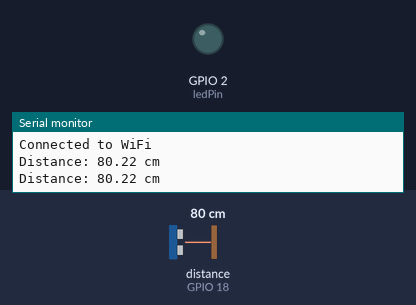
A program run on a simulated ESP32. On the bench: output pins drawn as LEDs (lit = HIGH), the last lines printed to the serial monitor. Wiring (from diagram.json): ultrasonic range finder: trigger GPIO 5; echo GPIO 18. Inputs (shaded band) come from the test bench; at power-on: distance to the obstacle (sensor on GPIO 18) 80 cm. The echo pulse lasts 58.3 µs per cm; WiFi joins after 1.5 s; servers stay silent unless stated; pins used as bus, display or sensor lines are not drawn.

Above: at 3.2 s.
3.3 s: distance to the obstacle (sensor on GPIO 18) set to 22 cm
5.2 s: distance to the obstacle (sensor on GPIO 18) set to 18 cm
At 7.1 s:
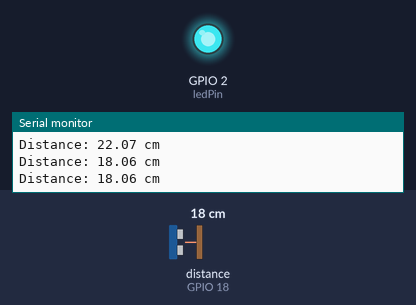
7.5 s: distance to the obstacle (sensor on GPIO 18) set to 35 cm
At 8.8 s:
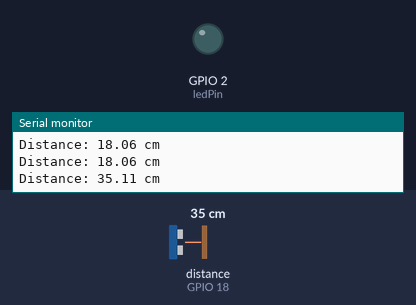
Timing chart, 0 to 10.5 s (numbered marks = the images above; inputs shaded):
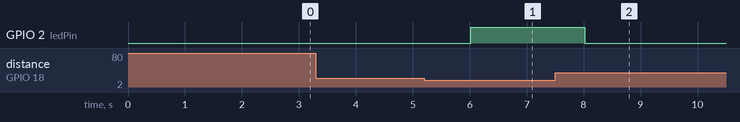

Measured:
- the behaviour switches between 20 and 19 cm on distance to the obstacle (sensor on GPIO 18) (found by bisection; images 0 and 1)
- after the input at 5.2 s, GPIO 2 (ledPin): LOW → HIGH after 0.82 s
- after the input at 7.5 s, GPIO 2 (ledPin): HIGH → LOW after 0.52 s

The program:

main.cpp
```cpp
#include <Arduino.h>
#include <WiFi.h>
#include <HTTPClient.h>
#include <ArduinoJson.h>


// הגדרות החיישן וה-WiFi
const int trigPin = 5;
const int echoPin = 18;
const int ledPin = 2;
const int dangerousDistance = 10;
const int forbiddenDistance = 20;
const char* ssid = "Wokwi-GUEST";
const char* password = "";


float distance = 0;

void setup() {
  Serial.begin(9600);
  pinMode(trigPin, OUTPUT);
  pinMode(echoPin, INPUT);
  pinMode(ledPin, OUTPUT);

  // התחברות לרשת ה-WiFi
  WiFi.begin(ssid, password);
  while (WiFi.status() != WL_CONNECTED) {
    delay(1000);
    Serial.println("Connecting to WiFi...");
  }
  Serial.println("Connected to WiFi");
}

void loop() {
  // שליחת פולס קצר להפעלת החיישן
  digitalWrite(trigPin, LOW);
  delayMicroseconds(2);
  digitalWrite(trigPin, HIGH);
  delayMicroseconds(10);
  digitalWrite(trigPin, LOW);

  // מדידת הזמן שלוקח לפולס לחזור
  long duration = pulseIn(echoPin, HIGH);

  // חישוב המרחק בסנטימטרים
  distance = duration * 0.0344 / 2;

  // הצגת הערך שהתקבל
  Serial.print("Distance: ");
  Serial.print(distance);
  Serial.println(" cm");

  // externalDistance = distance;
  // Serial.print("Speed: ");
  // Serial.print(distance);
  // Serial.println(" cm/s");

  // השוואת המרחק לערך הסף והפעלת ה-LED אם המרחק גדול
   if (distance <= forbiddenDistance) {
    digitalWrite(ledPin, HIGH); // הפעלת ה-LED
    if(distance <= dangerousDistance)
    Serial.println("Break");

  } else {
    digitalWrite(ledPin, LOW); // כיבוי ה-LED
  }

  delay(1000); // המתנה של שנייה לפני קריאה נוספת
}
```
